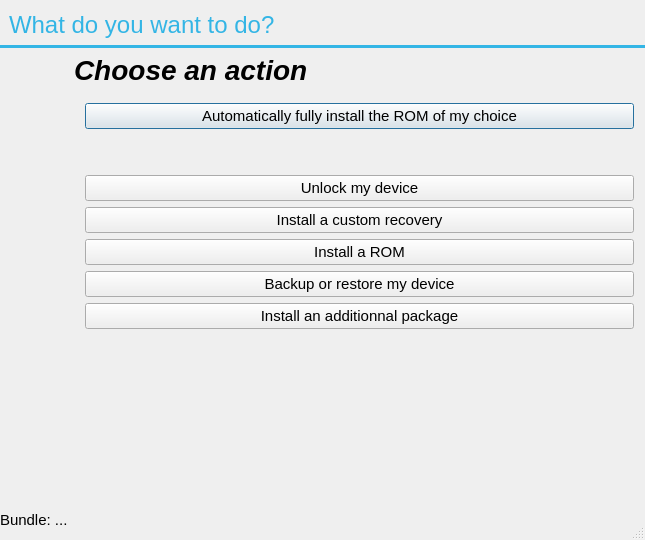
<?xml version="1.0" encoding="UTF-8"?>
<ui version="4.0">
 <class>ChooserDialog</class>
 <widget class="QDialog" name="ChooserDialog">
  <property name="geometry">
   <rect>
    <x>0</x>
    <y>0</y>
    <width>645</width>
    <height>540</height>
   </rect>
  </property>
  <property name="font">
   <font>
    <family>Arial</family>
    <pointsize>11</pointsize>
   </font>
  </property>
  <property name="windowTitle">
   <string>OmniInstaller</string>
  </property>
  <property name="styleSheet">
   <string notr="true">@import url(&quot;:/global/assets/mainstyle.qss&quot;);</string>
  </property>
  <property name="sizeGripEnabled">
   <bool>true</bool>
  </property>
  <layout class="QGridLayout" name="gridLayout">
   <property name="leftMargin">
    <number>0</number>
   </property>
   <property name="rightMargin">
    <number>0</number>
   </property>
   <item row="1" column="0" colspan="3">
    <widget class="Line" name="line">
     <property name="styleSheet">
      <string notr="true">background: #33B5E5;
border: 0px;</string>
     </property>
     <property name="frameShadow">
      <enum>QFrame::Plain</enum>
     </property>
     <property name="midLineWidth">
      <number>1</number>
     </property>
     <property name="orientation">
      <enum>Qt::Horizontal</enum>
     </property>
    </widget>
   </item>
   <item row="2" column="1">
    <widget class="QLabel" name="lblTitle">
     <property name="sizePolicy">
      <sizepolicy hsizetype="Preferred" vsizetype="Maximum">
       <horstretch>0</horstretch>
       <verstretch>0</verstretch>
      </sizepolicy>
     </property>
     <property name="styleSheet">
      <string notr="true"> font-family:'Roboto Cn'; font-weight:600; font-style:italic; font-size:28px;</string>
     </property>
     <property name="text">
      <string>Choose an action</string>
     </property>
     <property name="alignment">
      <set>Qt::AlignLeading|Qt::AlignLeft|Qt::AlignTop</set>
     </property>
     <property name="wordWrap">
      <bool>true</bool>
     </property>
     <property name="margin">
      <number>9</number>
     </property>
    </widget>
   </item>
   <item row="0" column="0" colspan="2">
    <widget class="QLabel" name="label">
     <property name="styleSheet">
      <string notr="true">font-size: 24px;
font-family: 'Roboto Lt';
color: #33B5E5;</string>
     </property>
     <property name="text">
      <string>What do you want to do?</string>
     </property>
     <property name="indent">
      <number>9</number>
     </property>
    </widget>
   </item>
   <item row="3" column="0">
    <widget class="QLabel" name="lblDeviceImage">
     <property name="sizePolicy">
      <sizepolicy hsizetype="Maximum" vsizetype="Preferred">
       <horstretch>0</horstretch>
       <verstretch>0</verstretch>
      </sizepolicy>
     </property>
     <property name="text">
      <string/>
     </property>
     <property name="pixmap">
      <pixmap resource="../resources.qrc">:/global/assets/device-frame.png</pixmap>
     </property>
     <property name="scaledContents">
      <bool>false</bool>
     </property>
     <property name="alignment">
      <set>Qt::AlignCenter</set>
     </property>
     <property name="margin">
      <number>18</number>
     </property>
    </widget>
   </item>
   <item row="3" column="1" colspan="2">
    <widget class="QWidget" name="widget" native="true">
     <layout class="QVBoxLayout" name="verticalLayout">
      <item>
       <widget class="QPushButton" name="btnAutoInstall">
        <property name="styleSheet">
         <string notr="true"/>
        </property>
        <property name="text">
         <string>Automatically fully install the ROM of my choice</string>
        </property>
       </widget>
      </item>
      <item>
       <spacer name="verticalSpacer_2">
        <property name="orientation">
         <enum>Qt::Vertical</enum>
        </property>
        <property name="sizeType">
         <enum>QSizePolicy::Maximum</enum>
        </property>
        <property name="sizeHint" stdset="0">
         <size>
          <width>20</width>
          <height>40</height>
         </size>
        </property>
       </spacer>
      </item>
      <item>
       <widget class="QPushButton" name="btnUnlockDevice">
        <property name="text">
         <string>Unlock my device</string>
        </property>
       </widget>
      </item>
      <item>
       <widget class="QPushButton" name="btnInstallRecovery">
        <property name="text">
         <string>Install a custom recovery</string>
        </property>
       </widget>
      </item>
      <item>
       <widget class="QPushButton" name="btnInstallROM">
        <property name="text">
         <string>Install a ROM</string>
        </property>
       </widget>
      </item>
      <item>
       <widget class="QPushButton" name="btnBackup">
        <property name="text">
         <string>Backup or restore my device</string>
        </property>
       </widget>
      </item>
      <item>
       <widget class="QPushButton" name="btnInstallPackage">
        <property name="text">
         <string>Install an additionnal package</string>
        </property>
       </widget>
      </item>
     </layout>
    </widget>
   </item>
   <item row="4" column="0" colspan="3">
    <spacer name="verticalSpacer">
     <property name="orientation">
      <enum>Qt::Vertical</enum>
     </property>
     <property name="sizeHint" stdset="0">
      <size>
       <width>20</width>
       <height>40</height>
      </size>
     </property>
    </spacer>
   </item>
   <item row="5" column="0">
    <widget class="QLabel" name="label_2">
     <property name="text">
      <string>Bundle: ...</string>
     </property>
    </widget>
   </item>
  </layout>
 </widget>
 <layoutdefault spacing="6" margin="11"/>
 <resources>
  <include location="../resources.qrc"/>
 </resources>
 <connections/>
</ui>
